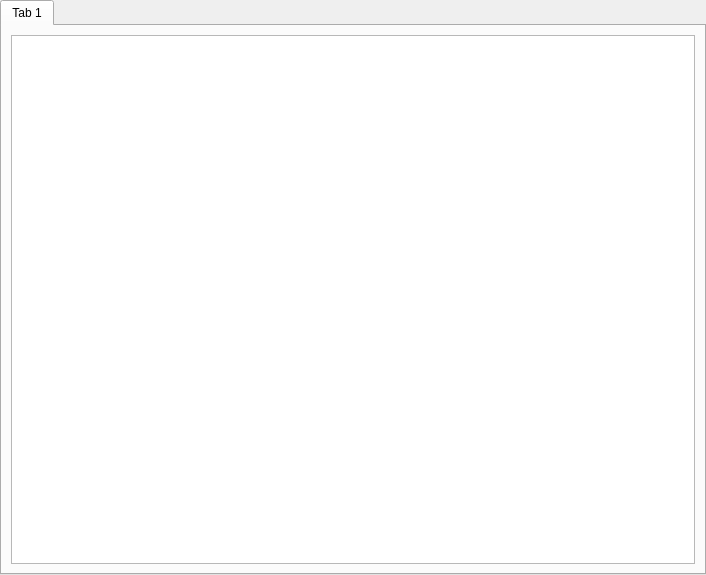
<?xml version="1.0" encoding="UTF-8"?>
<ui version="4.0">
 <class>GameOptionsPage</class>
 <widget class="QWidget" name="GameOptionsPage">
  <property name="geometry">
   <rect>
    <x>0</x>
    <y>0</y>
    <width>706</width>
    <height>575</height>
   </rect>
  </property>
  <layout class="QGridLayout" name="gridLayout">
   <property name="leftMargin">
    <number>0</number>
   </property>
   <property name="topMargin">
    <number>0</number>
   </property>
   <property name="rightMargin">
    <number>0</number>
   </property>
   <property name="bottomMargin">
    <number>0</number>
   </property>
   <item row="0" column="0">
    <widget class="QTabWidget" name="tabWidget">
     <property name="currentIndex">
      <number>0</number>
     </property>
     <widget class="QWidget" name="tab">
      <property name="sizePolicy">
       <sizepolicy hsizetype="Preferred" vsizetype="Preferred">
        <horstretch>0</horstretch>
        <verstretch>0</verstretch>
       </sizepolicy>
      </property>
      <attribute name="title">
       <string notr="true">Tab 1</string>
      </attribute>
      <layout class="QGridLayout" name="gridLayout_2">
       <item row="0" column="0" colspan="2">
        <widget class="QTreeView" name="optionsView">
         <property name="sizePolicy">
          <sizepolicy hsizetype="Expanding" vsizetype="Expanding">
           <horstretch>0</horstretch>
           <verstretch>0</verstretch>
          </sizepolicy>
         </property>
         <property name="acceptDrops">
          <bool>true</bool>
         </property>
         <property name="alternatingRowColors">
          <bool>true</bool>
         </property>
         <property name="selectionMode">
          <enum>QAbstractItemView::SingleSelection</enum>
         </property>
         <property name="selectionBehavior">
          <enum>QAbstractItemView::SelectRows</enum>
         </property>
         <property name="iconSize">
          <size>
           <width>64</width>
           <height>64</height>
          </size>
         </property>
         <property name="rootIsDecorated">
          <bool>true</bool>
         </property>
         <attribute name="headerStretchLastSection">
          <bool>false</bool>
         </attribute>
        </widget>
       </item>
      </layout>
     </widget>
    </widget>
   </item>
  </layout>
 </widget>
 <tabstops>
  <tabstop>tabWidget</tabstop>
  <tabstop>optionsView</tabstop>
 </tabstops>
 <resources/>
 <connections/>
</ui>
